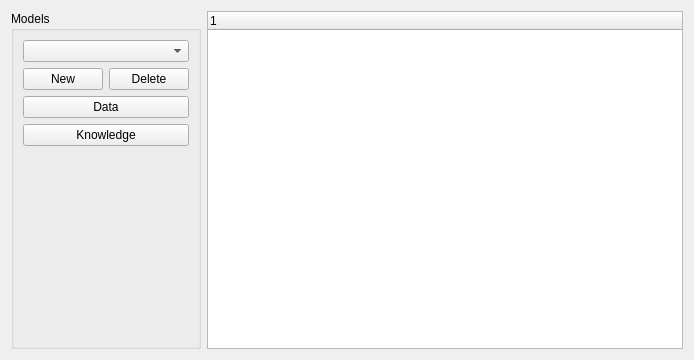
<?xml version="1.0" encoding="UTF-8"?>
<ui version="4.0">
 <class>ExpertWidget</class>
 <widget class="QWidget" name="ExpertWidget">
  <property name="geometry">
   <rect>
    <x>0</x>
    <y>0</y>
    <width>694</width>
    <height>360</height>
   </rect>
  </property>
  <property name="windowTitle">
   <string>Form</string>
  </property>
  <layout class="QGridLayout" name="gridLayout_2">
   <item row="1" column="0">
    <widget class="QGroupBox" name="groupBox">
     <property name="title">
      <string>Models</string>
     </property>
     <layout class="QGridLayout" name="gridLayout">
      <item row="4" column="0" colspan="2">
       <widget class="QPushButton" name="KnowledgePushButton">
        <property name="text">
         <string>Knowledge</string>
        </property>
       </widget>
      </item>
      <item row="1" column="1">
       <widget class="QPushButton" name="deleteButton">
        <property name="text">
         <string>Delete</string>
        </property>
       </widget>
      </item>
      <item row="0" column="0" colspan="2">
       <widget class="QComboBox" name="comboBox"/>
      </item>
      <item row="2" column="0" colspan="2">
       <widget class="QPushButton" name="dataButton">
        <property name="text">
         <string>Data</string>
        </property>
       </widget>
      </item>
      <item row="1" column="0">
       <widget class="QPushButton" name="newButton">
        <property name="text">
         <string>New</string>
        </property>
       </widget>
      </item>
      <item row="5" column="0" colspan="2">
       <spacer name="verticalSpacer">
        <property name="orientation">
         <enum>Qt::Vertical</enum>
        </property>
        <property name="sizeHint" stdset="0">
         <size>
          <width>20</width>
          <height>40</height>
         </size>
        </property>
       </spacer>
      </item>
     </layout>
    </widget>
   </item>
   <item row="1" column="1">
    <widget class="QTreeWidget" name="treeWidget">
     <column>
      <property name="text">
       <string notr="true">1</string>
      </property>
     </column>
    </widget>
   </item>
  </layout>
 </widget>
 <resources/>
 <connections/>
</ui>
